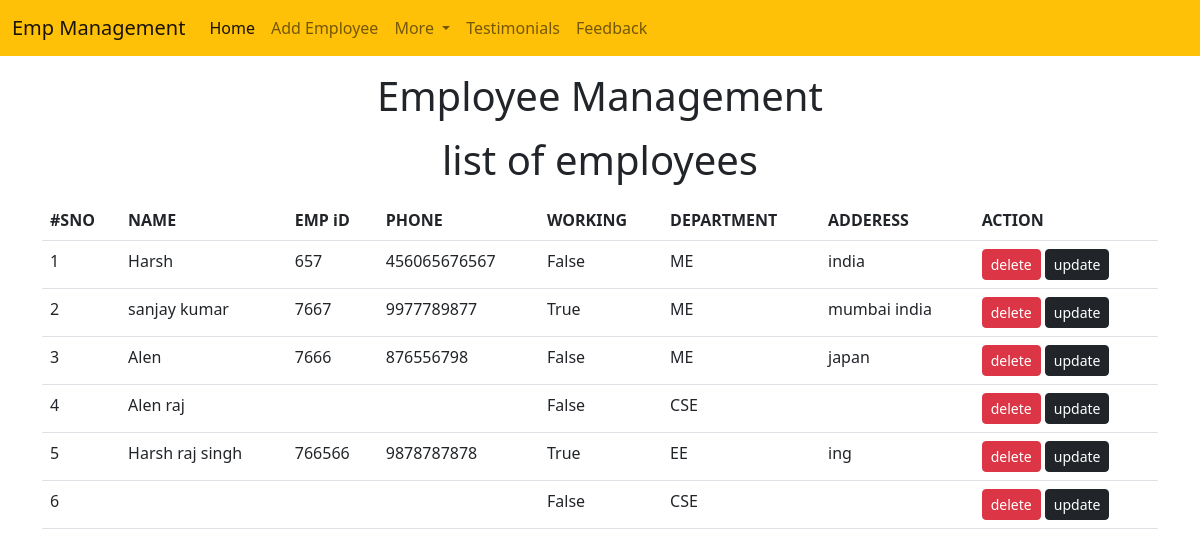
Screenshot of /emp_mng/home/ with the database file from the repository.
### emp_mng/models.py (models this page shows, shortened)
class Emp_mng(models.Model):
    name=models.CharField(max_length=200)
    emp_id=models.CharField(max_length=200)
    phone=models.CharField(max_length=10)
    address=models.CharField(max_length=150)
    working=models.BooleanField(default=True)
    department=models.CharField(max_length=10)

### emp_mng/views.py (the view)
# urls.py: path("home/",emp_mng_home),
def emp_mng_home(request):
    emps=Emp_mng.objects.all()
    return render(request, "emp_mng/home.html",{
        'emps':emps
    })

### templates/emp_mng/home.html (shortened to what this page needs)
<!doctype html>
<html lang="en">
  <head>
    <link href="https://cdn.jsdelivr.net/npm/bootstrap@5.2.0/dist/css/bootstrap.min.css" rel="stylesheet">
  <bodyhead>
    {% include 'emp_mng/navbar.html' %}
    <h1 class="text-center my-3">Employee Management</h1>
    <h1 class="text-center my-3">list of employees</h1>
    <div class="container">
      <div class="row">
        <div class="col-md-12">
          <div class="card-body">
            <table class="table">
              <thead>
                <tr>
                  <th>#SNO</th>
                  <th>NAME</th>
                  <th>EMP iD</th>
                  <th>PHONE</th>
                  <th>WORKING</th>
                  <th>DEPARTMENT</th>
                  <th>ADDERESS</th>
                  <th>ACTION</th>
                </tr>
              </thead>
              <tbody>
                {% for e in emps %}
                  <tr>
                    <td>{{forloop.counter}}</td>
                    <td>{{e.name}}</td>
                    <td>{{e.emp_id}}</td>
                    <td>{{e.phone}}</td>
                    <td>{{e.working}}</td>
                    <td>{{e.department}}</td>
                    <td>{{e.address}}</td>
                    <td>
                      <a href="/emp_mng/delete_emp_mng/{{e.id}}" class="btn btn-danger btn-sm">delete</a>
                      <a href="/emp_mng/update_emp_mng/{{e.id}}" class="btn btn-dark btn-sm">update</a>
                    </td>
                  </tr>
                {% endfor %}
              </tbody>
            </table>
          </div>
        </div>
      </div>
    </div>
  </body>
</html>

### rows the page displays
Emp_mng: name "Harsh", emp_id "657", phone "456065676567", working "False", department "ME", address "india"
Emp_mng: name "sanjay kumar", emp_id "7667", phone "9977789877", working "True", department "ME", address "mumbai india"
Emp_mng: name "Alen", emp_id "7666", phone "876556798", working "False", department "ME", address "japan"
Emp_mng: name "Alen raj", working "False", department "CSE"
Emp_mng: name "Harsh raj singh", emp_id "766566", phone "9878787878", working "True", department "EE", address "ing"
Emp_mng: working "False", department "CSE"
